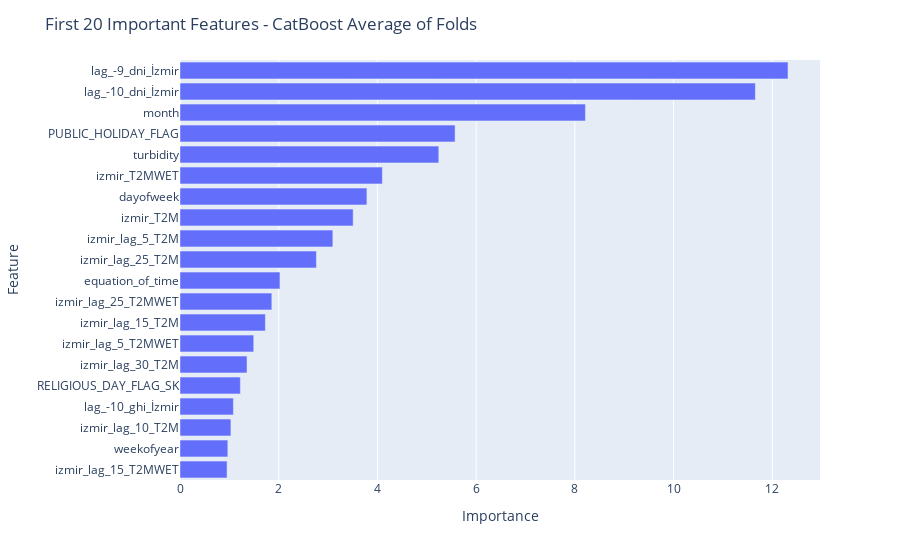

The cell this chart's notebook holds for it:
### Markdown cell above
#### Stage 2 Model Feature Importance

### Code cell
importance = [model.get_feature_importance() for model in models_stage_two_cat]

f_importance = pd.concat([pd.Series(X[stage_two_features].columns.to_list(),name='Feature'),
                          pd.Series(np.mean(importance,axis=0),name="Importance")],
                         axis=1).sort_values(by='Importance',
                                             ascending=True)

fig = px.bar(f_importance.tail(20),x='Importance',y='Feature')
fig.update_layout(
    title_text="First 20 Important Features - CatBoost Average of Folds"
)
fig.show()

### Figure 1 — Plotly figure (JSON) as saved in the notebook; plotly's stock layout.template omitted (floating-point values rounded to 4 significant figures)
{"data": [{"alignmentgroup": "True", "hovertemplate": "Importance=%{x}<br>Feature=%{y}<extra></extra>", "legendgroup": "", "marker": {"color": "#636efa", "pattern": {"shape": ""}}, "name": "", "offsetgroup": "", "orientation": "h", "showlegend": false, "textposition": "auto", "type": "bar", "x": [0.9535, 0.969, 1.031, 1.082, 1.223, 1.357, 1.494, 1.73, 1.86, 2.025, 2.764, 3.097, 3.508, 3.787, 4.1, 5.243, 5.573, 8.214, 11.66, 12.32], "xaxis": "x", "y": ["izmir_lag_15_T2MWET", "weekofyear", "izmir_lag_10_T2M", "lag_-10_ghi_İzmir", "RELIGIOUS_DAY_FLAG_SK", "izmir_lag_30_T2M", "izmir_lag_5_T2MWET", "izmir_lag_15_T2M", "izmir_lag_25_T2MWET", "equation_of_time", "izmir_lag_25_T2M", "izmir_lag_5_T2M", "izmir_T2M", "dayofweek", "izmir_T2MWET", "turbidity", "PUBLIC_HOLIDAY_FLAG", "month", "lag_-10_dni_İzmir", "lag_-9_dni_İzmir"], "yaxis": "y"}], "layout": {"barmode": "relative", "legend": {"tracegroupgap": 0}, "margin": {"t": 60}, "title": {"text": "First 20 Important Features - CatBoost Average of Folds"}, "xaxis": {"anchor": "y", "domain": [0, 1], "title": {"text": "Importance"}}, "yaxis": {"anchor": "x", "domain": [0, 1], "title": {"text": "Feature"}}}}
